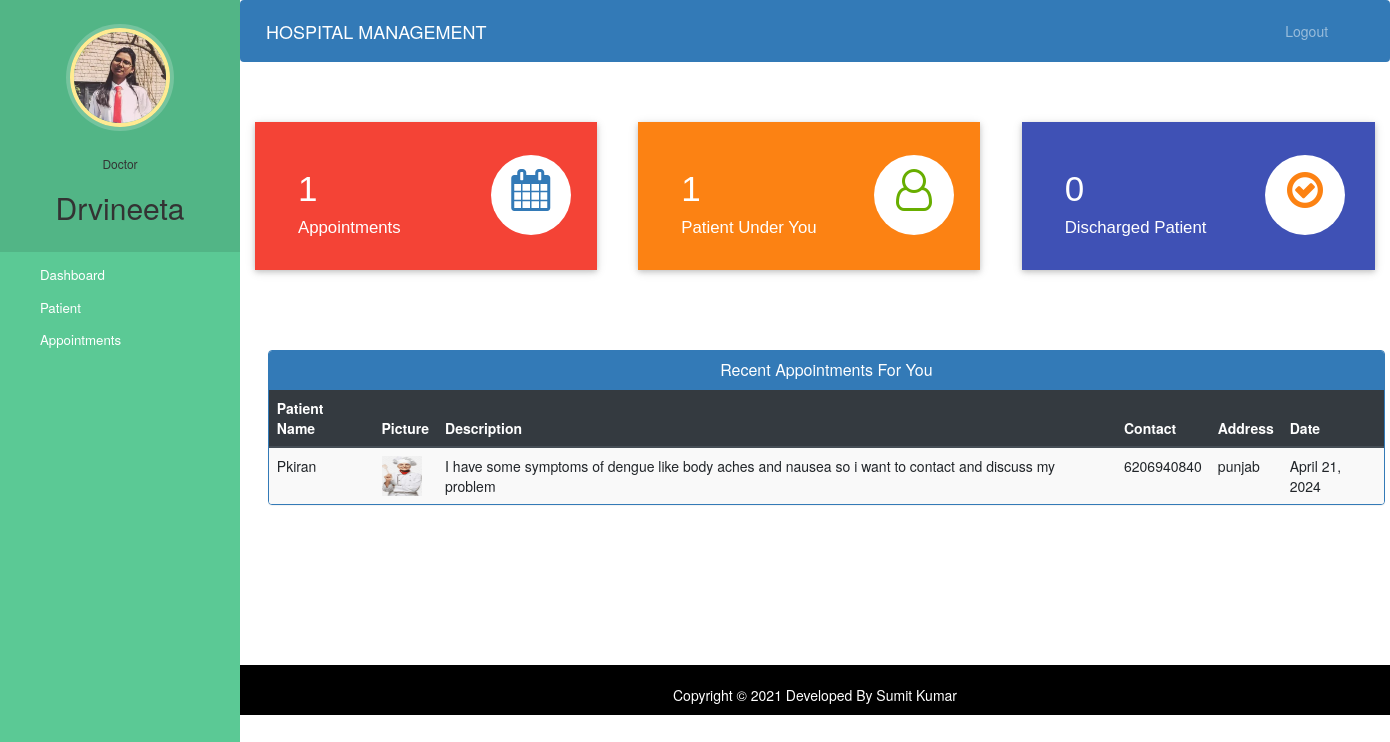
/doctor-dashboard (signed in), run on the app's committed database.
### hospital/models.py (models this page shows, shortened)
class Doctor(models.Model):
    user=models.OneToOneField(User,on_delete=models.CASCADE)
    profile_pic= models.ImageField(upload_to='profile_pic/DoctorProfilePic/',null=True,blank=True)
    address = models.CharField(max_length=40)
    mobile = models.CharField(max_length=20,null=True)
    department= models.CharField(max_length=50,choices=departments,default='Cardiologist')
    status=models.BooleanField(default=False)

class Appointment(models.Model):
    patientId=models.PositiveIntegerField(null=True)
    doctorId=models.PositiveIntegerField(null=True)
    patientName=models.CharField(max_length=40,null=True)
    doctorName=models.CharField(max_length=40,null=True)
    appointmentDate=models.DateField(auto_now=True)
    description=models.TextField(max_length=500)
    status=models.BooleanField(default=False)

class Patient(models.Model):
    user=models.OneToOneField(User,on_delete=models.CASCADE)
    profile_pic= models.ImageField(upload_to='profile_pic/PatientProfilePic/',null=True,blank=True)
    address = models.CharField(max_length=40)
    mobile = models.CharField(max_length=20,null=False)
    symptoms = models.CharField(max_length=100,null=False)
    assignedDoctorId = models.PositiveIntegerField(null=True)
    admitDate=models.DateField(auto_now=True)
    status=models.BooleanField(default=False)

### hospital/views.py (the view)
# urls.py: path('doctor-dashboard', views.doctor_dashboard_view,name='doctor-dashboard'),
@login_required(login_url='doctorlogin')
@user_passes_test(is_doctor)
def doctor_dashboard_view(request):
    patientcount=models.Patient.objects.all().filter(status=True,assignedDoctorId=request.user.id).count()
    appointmentcount=models.Appointment.objects.all().filter(status=True,doctorId=request.user.id).count()
    patientdischarged=models.PatientDischargeDetails.objects.all().distinct().filter(assignedDoctorName=request.user.first_name).count()
    appointments=models.Appointment.objects.all().filter(status=True,doctorId=request.user.id).order_by('-id')
    patientid=[]
    for a in appointments:
        patientid.append(a.patientId)
    patients=models.Patient.objects.all().filter(status=True,user_id__in=patientid).order_by('-id')
    appointments=zip(appointments,patients)
    mydict={
    'patientcount':patientcount,
    'appointmentcount':appointmentcount,
    'patientdischarged':patientdischarged,
    'appointments':appointments,
    'doctor':models.Doctor.objects.get(user_id=request.user.id), #for profile picture of doctor in sidebar
    }
    return render(request,'hospital/doctor_dashboard.html',context=mydict)

### hospital/views.py (called while the page is built)
def is_doctor(user):
    return user.groups.filter(name='DOCTOR').exists()

### templates/hospital/doctor_dashboard.html
{% extends 'hospital/doctor_base.html' %}
{% load static %}
{% block content %}
{%include 'hospital/doctor_dashboard_cards.html'%}
<br><br><br><br>
<div class="container">
  <div class="row">
    <div class="panel panel-primary" style="margin-left:2%;">
      <div class="panel-heading" style="text-align:center;">
        <h6 class="panel-title">Recent Appointments For You</h6>
      </div>
      <table class="table table-hover table-striped" id="dev-table">
        <thead class="thead-dark">
          <tr>
            <th>Patient Name</th>
            <th>Picture</th>
            <th>Description</th>
            <th>Contact</th>
            <th>Address</th>
            <th>Date</th>
          </tr>
        </thead>
        {% for a,p in appointments %}
        <tr>
          <td>{{a.patientName}}</td>
          <td> <img src="{% static p.profile_pic.url %}" alt="Profile Pic" height="40px" width="40px" /></td>
          <td>{{a.description}}</td>
          <td>{{p.mobile}}</td>
          <td>{{p.address}}</td>
          <td>{{a.appointmentDate}}</td>
        </tr>
        {% endfor %}
      </table>
    </div>
  </div>
</div>
{% endblock content %}

### templates/hospital/doctor_base.html (shortened to what this page needs)
<!DOCTYPE html>
{% load static %}
<html lang="en">
<head>
  <link rel="stylesheet" href="https://stackpath.bootstrapcdn.com/bootstrap/4.3.1/css/bootstrap.min.css">
  <link rel="stylesheet" href="https://maxcdn.bootstrapcdn.com/font-awesome/4.7.0/css/font-awesome.min.css">
</head>
<body>
  <nav class="menu" tabindex="0">
    <header class="avatar">
      <img src="{% static doctor.profile_pic.url %}" alt="Profile Pic" />
      <br><br>
      <h6>Doctor</h6>
      <h2>{{request.user.first_name}}</h2>
    </header>
    <ul>
      <li tabindex="0" class="icon-dashboard"> <a style="color:white; text-decoration:none;" href="/doctor-dashboard"><span>Dashboard</span></a> </li>
      <li tabindex="0" class="icon-users"> <a style="color:white; text-decoration:none;" href="/doctor-patient"><span>Patient</span></a></li>
      <li tabindex="0" class="icon-calendar"> <a style="color:white; text-decoration:none;" href="/doctor-appointment"><span>Appointments</span></a></li>
    </ul>
  </nav>
  <main>
    <div class="bs-example">
      <nav class="navbar navbar-expand-md  navbar-dark fixed-top" style="background:#337AB7;">
        <a href="/doctor-dashboard" class="navbar-brand">HOSPITAL MANAGEMENT</a>
        <div class="collapse navbar-collapse justify-content-between" id="navbarCollapse">
          <div class="navbar-nav" style=" margin-left: 90%;">
            <a href="/logout" class="nav-item nav-link">Logout</a>
          </div>
        </div>
      </nav>
    </div>
    <br><br>
    {% block content %}
    {% endblock content %}
    <br><br><br><br><br><br><br>
    <footer>
      <br>
      <div class="container">
        <div class="row">
          <div class="col-md-12 col-sm-12">
            <div style="color:#ffffff;" class="wow fadeInUp footer-copyright">
              <p>
                Copyright &copy; 2021 Developed By Sumit Kumar </p>
            </div>
          </div>
        </div>
      </div>
    </footer>
  </main>
</body>
</html>

### templates/hospital/doctor_base.html (style rules this page uses)
a:link { text-decoration: none; }
a { color: white; }
footer { padding: 0px 0px 0px 0px; background-color: black; margin: 0px; }
p { text-align: center; }
body { padding-left: 240px; }
main { position: relative; height: 100vh; }
.menu { background: #5bc995; height: 100vh; width: 240px; position: fixed; top: 0px; left: 0; z-index: 5; outline: none; }
.menu .avatar { background: rgba(0, 0, 0, 0.1); padding: 2em 0.5em; text-align: center; }
.menu .avatar img { width: 100px; border-radius: 50%; overflow: hidden; border: 4px solid #ffea92; box-shadow: 0 0 0 4px rgba(255, 255, 255, 0.2); }
.menu .avatar h2 { font-weight: normal; margin-bottom: 0; }
.menu ul { list-style: none; padding: 0.5em 0; margin: 0; }
.menu ul li { padding: 0.5em 1em 0.5em 3em; font-size: 0.95em; font-weight: regular; background-repeat: no-repeat; background-position: left 15px center; background-size: auto 20px; transition: all 0.15s linear; cursor: pointer; }
.menu ul li.icon-dashboard { background-image: url("http://www.entypo.com/images//gauge.svg"); }
.menu ul li.icon-users { background-image: url("http://www.entypo.com/images//users.svg"); }
.menu ul li.icon-calendar { background-image: url("http://www.entypo.com/images//calendar.svg"); }

### data on the page
Doctor: profile_pic (picture)
Appointment: patientName "Pkiran", profile_pic (picture), description "I have some symptoms of dengue like body aches and nausea so i want to contact and discuss my problem", mobile "6206940840", address "punjab", appointmentDate "April 21, 2024"

### other printed values
{{ request.user.first_name }} "Drvineeta"
{{ appointmentcount }} "1"
{{ patientcount }} "1"
{{ patientdischarged }} "0"
